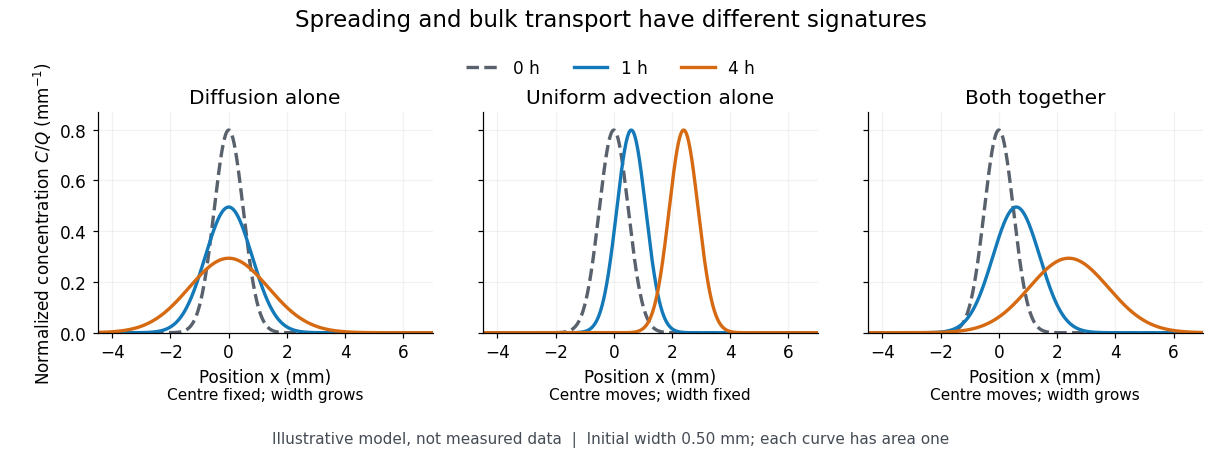

This figure's Python source:
"""Original model illustration, not measured data; write matching PNG to CWD.

Run from _media with MPLCONFIGDIR=/tmp/codex-wiki-matplotlib.
Dependencies: Python 3.14, NumPy 2.3.5, Matplotlib 3.10.7 (repository environment).
"""

from pathlib import Path

import matplotlib

matplotlib.use("Agg")
import matplotlib.pyplot as plt
import numpy as np


def main():
    plt.rcParams.update({"font.size": 11, "axes.spines.top": False,
                         "axes.spines.right": False, "figure.facecolor": "white",
                         "axes.facecolor": "white", "savefig.facecolor": "white"})
    x = np.linspace(-4.5, 7.0, 1801)
    sigma0 = 0.50  # mm; profiles have unit spatial integral
    times = (0.0, 1.0, 4.0)  # h
    colors = ("#59616d", "#1479b8", "#d66a13")
    cases = ((0.20, 0.0, "Diffusion alone", "Centre fixed; width grows"),
             (0.0, 0.60, "Uniform advection alone", "Centre moves; width fixed"),
             (0.20, 0.60, "Both together", "Centre moves; width grows"))
    fig, axes = plt.subplots(1, 3, figsize=(11.1, 4.1), sharex=True, sharey=True)
    for ax, (diffusivity, speed, title, note) in zip(axes, cases):
        for t, color in zip(times, colors):
            variance = sigma0**2 + 2 * diffusivity * t
            profile = np.exp(-(x - speed*t)**2 / (2*variance)) / np.sqrt(2*np.pi*variance)
            ax.plot(x, profile, color=color, lw=2.2,
                    linestyle="--" if t == 0 else "-", label=f"{t:g} h")
        ax.set(title=title, xlabel="Position x (mm)", xlim=(-4.5, 7), ylim=(0, 0.87))
        ax.set_xticks((-4, -2, 0, 2, 4, 6))
        ax.grid(alpha=0.17)
        ax.text(0.5, -0.30, note, transform=ax.transAxes, ha="center", fontsize=10)
    axes[0].set_ylabel(r"Normalized concentration $C/Q$ (mm$^{-1}$)")
    fig.suptitle("Spreading and bulk transport have different signatures", fontsize=15, y=0.98)
    fig.legend(*axes[0].get_legend_handles_labels(), loc="upper center", ncol=3,
               frameon=False, bbox_to_anchor=(0.5, 0.90))
    fig.text(0.5, 0.015, "Illustrative model, not measured data  |  Initial width 0.50 mm; each curve has area one",
             ha="center", fontsize=10, color="#454c55")
    fig.subplots_adjust(left=0.08, right=0.985, bottom=0.26, top=0.75, wspace=0.15)
    fig.savefig(Path(__file__).stem + ".png", dpi=110, transparent=False)
    plt.close(fig)


if __name__ == "__main__":
    main()
